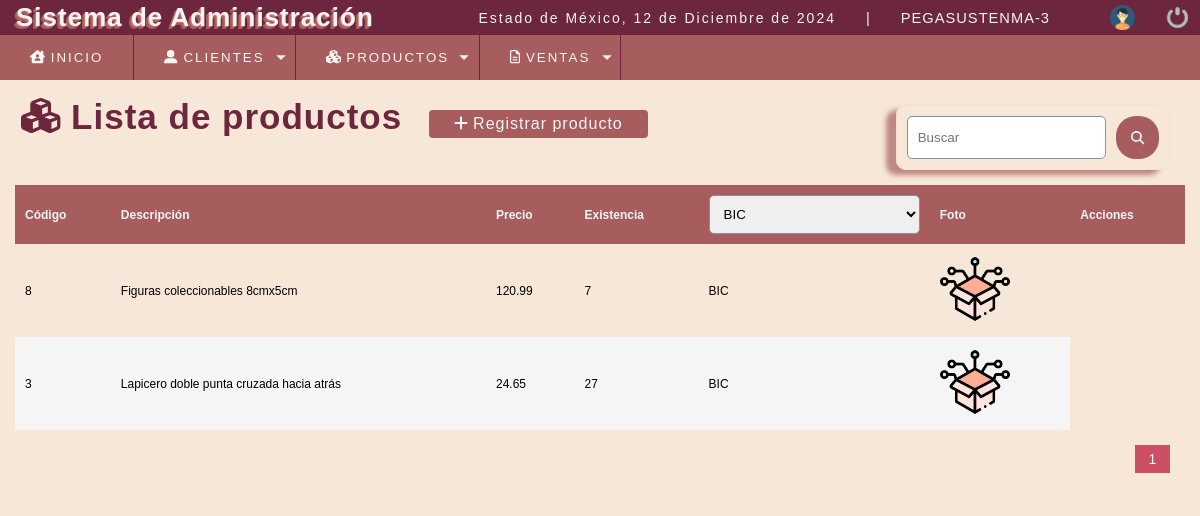
The page /sistema/buscar_productos.php?proveedor=1 (signed in) on the database its author committed.
### tables this page shows
CREATE TABLE `producto` (
  `codproducto` int(11) NOT NULL,
  `descripcion` varchar(100) DEFAULT NULL,
  `proveedor` int(11) DEFAULT NULL,
  `precio` decimal(10,2) DEFAULT NULL,
  `existencia` int(11) DEFAULT NULL,
  `foto` text DEFAULT NULL,
  `date_add` datetime NOT NULL DEFAULT current_timestamp(),
  `usuario_id` int(11) NOT NULL,
  `estatus` int(11) NOT NULL DEFAULT 1
);

CREATE TABLE `proveedor` (
  `codproveedor` int(11) NOT NULL,
  `proveedor` varchar(100) DEFAULT NULL,
  `contacto` varchar(100) DEFAULT NULL,
  `telefono` bigint(11) DEFAULT NULL,
  `direccion` text DEFAULT NULL,
  `date_add` datetime NOT NULL DEFAULT current_timestamp(),
  `usuario_id` int(11) NOT NULL,
  `estatus` int(11) NOT NULL DEFAULT 1
);

### sistema/buscar_productos.php (the view, shortened to what this page needs)
<?php
include '../con_nuevo.php';
?>
<!DOCTYPE html>
<html lang="en">
<head>
	<?php
	include "includes/scrips.php";
	?>
</head>
<body class="listas">
	<?php
		include "includes/header.php";
	?>
	<section id="container">
		<?php
		$busqueda='';
		if(!empty($_REQUEST['proveedor'])){
			$search_proveedor=$_REQUEST['proveedor'];
			$where="p.proveedor LIKE $search_proveedor AND p.estatus=1";
			$buscar='proveedor='.$search_proveedor;
		}
		?>
		<h1 class="Titulos"><i class="fas fa-cubes"></i> Lista de productos</h1>
		<a href="registro_producto.php" class="btn_new"><i class="fas fa-plus"></i> Registrar producto</a>
		<form action="buscar_productos.php" method="get" class="form_search">
			<input type="text" name="busqueda" id="busqueda" placeholder="Buscar" value="<?php echo $busqueda; ?>">
			<button type="submit" class="btn_search"><i class="fa-solid fa-magnifying-glass"></i></button>
		</form>
		<table>
			<tr>
				<th>Código</th>
				<th>Descripción</th>
				<th>Precio</th>
				<th>Existencia</th>
				<th>
					<?php
					$pro=0;
					if(!empty($_REQUEST['proveedor'])){
						$pro=$_REQUEST['proveedor'];
					}
	$query_proveedor = mysqli_query($connect, "SELECT codproveedor, proveedor FROM proveedor WHERE estatus=1 ORDER BY proveedor ASC");
	$result_proveedor = mysqli_num_rows($query_proveedor);
?>
<select name="proveedor" id="search_proveedor">
	<?php
		if ($result_proveedor > 0) {
			while ($proveedor = mysqli_fetch_array($query_proveedor)) {
				if($pro==$proveedor['codproveedor']){
				?>
				<option value="<?php echo $proveedor['codproveedor']; ?>" selected>
					<?php echo $proveedor['proveedor']; ?>
				</option>
				<?php
				}else{
			?>
			<option value="<?php echo $proveedor['codproveedor']; ?>">
					<?php echo $proveedor['proveedor']; ?>
				</option>
			<?php
				}
			}
		}
	?>
				</th>
				<th>Foto</th>
				<th>Acciones</th>
			</tr>
			<?php
			$sql_registe=mysqli_query($connect, "SELECT count(*)as total_registro FROM producto as p WHERE $where");
			$result_register=mysqli_fetch_array($sql_registe);
			$total_registro=$result_register['total_registro'];
			$por_pagina=5;
			if(empty($_GET['pagina'])){
				$pagina=1;
			}else{
				$pagina=$_GET['pagina'];
			}
			$desde=($pagina-1)*$por_pagina;
			$total_pagina=ceil($total_registro/$por_pagina);
				$query=mysqli_query($connect, "SELECT p.codproducto, p.descripcion, p.precio, p.existencia, pr.proveedor, p.foto FROM producto p INNER JOIN proveedor pr ON p.proveedor=pr.codproveedor WHERE $where ORDER BY p.codproducto DESC LIMIT $desde,$por_pagina");
				$result=mysqli_num_rows($query);
				if($result>0){
					while($data=mysqli_fetch_array($query)){
						if($data['foto']!='img_producto'){
							$foto='img/uploads/'.$data['foto'];
						}else{
							$foto='img/'.$data['foto'];
						}
						?>
						 <tr class="row<?php echo$data["codproducto"]; ?>">
							<td><?php echo $data['codproducto']?></td>
							<td><?php echo $data['descripcion']?></td>
							<td class="celPrecio"><?php echo $data['precio']?></td>
							<td class="celExistencia"><?php echo $data['existencia']?></td>
							<td><?php echo $data['proveedor']?></td>
							<td class="img_producto"><img src="<?php echo $foto; ?>" alt="<?php echo $data['descripcion']?>"></td>
						</tr>
							<?php
					}
				}
			?>
		</table>
		<?php
		if($total_pagina !=0){
		?>
		<div class="paginador">
			<ul>
<?php
		for($i=1; $i <= $total_pagina; $i++){
			if($i==$pagina){
				echo '<li class="pageSelected">'.$i.'</li>';
			}else{
				echo '<li><a href="?pagina='.$i.'&'.$buscar.'">'.$i.'</a></li>';
			}
}
?>
			</ul>
		</div>
	<?php } ?>
	</section>
</body>
</html>

### sistema/css/style.css (style rules this page uses)
* { margin: 0; padding: 0; box-sizing: border-box; }
body { background: #ededed; font-family: 'Montserrat', sans-serif; background-color: #FFC3A1; }
.listas { background-color: #F6E7D8; }
input, select , button { font-family: 'Montserrat', sans-serif; }
.Titulos { color: #6C263E; text-shadow: none; }
h1, h2, h3, h4, h5, h6 { font-weight: bold; letter-spacing: 1px; }
h1 { font-size: 26px; color: #F5F5F5; padding: 2px; padding-left: 6px; border-radius: 10px; text-shadow: -1px 1px #D3756B, -2px 2px #A75D5D, -3px 3px #A75D5D; }
a { text-decoration: none; letter-spacing: 1px; }
#container { padding: 90px 15px 15px; }
form { background: #F5F5F5; margin: auto; padding: 20px 50px; border: 1px solid #d1d1d1; border-radius: 10px; border-radius: 10px; box-shadow: -10px 5px 5px #a75d5db0; }
input , select { display: block; width: 100%; padding: 10px; border: 1px solid #85929e; border-radius: 5px; outline: none; }
#container h1 { font-size: 35px; display: inline-block; }
.btn_new { display: inline-block; background: #A75D5D; color: #F5F5F5; padding: 5px 25px; border-radius: 4px; margin: 20px; border: none; }
table { border-collapse: collapse; font-size: 12px; width: 100%; }
table th { text-align: left; padding: 10px; background: #A75D5D; color: #F5F5F5; }
table tr:nth-child(odd) { background: #F5F5F5; }
table td { padding: 10px; }
.paginador ul { padding: 15px; list-style: none; background: #F6E7D8; display: -webkit-flex; display: -moz-flex; display: -ms-flex; display: -o-flex; display: flex; justify-content: flex-end; }
.paginador a, .pageSelected { color: #CB5064; border: 1px solid #ddd; padding: 5px; display: inline-block; font-size: 14px; text-align: center; width: 35px; }
.pageSelected { color: #F5F5F5; background: #CB5064 ; border: 1px solid #CB5064; }
.paginador { background: #F5F5F5 ; }
.form_search { display: -webkit-flex; display: -moz-flex; display: -ms-flex; display: -o-flex; display: flex; float: right; background: initial; margin: 15px; padding: 10px; border-color: #f5dfc9; border-radius: 10px; }
.form_search .btn_search { background: #A75D5D; color: #F5F5F5; padding: 15px; border: 0; cursor: pointer; margin-left: 10px; display: -webkit-flex; display: -moz-flex; display: -ms-flex; display: -o-flex; display: flex; border-radius: 20px; }
.img_producto img { width: 70px; height: auto; margin: auto; }

### rows shown on the page
producto: codproducto "8", descripcion "Figuras coleccionables 8cmx5cm", precio "120.99", existencia "7", proveedor.proveedor "BIC", foto (picture)
producto: codproducto "3", descripcion "Lapicero doble punta cruzada hacia atrás", precio "24.65", existencia "27", proveedor.proveedor "BIC", foto (picture)

### other values the page prints
fechaC() "12 de Diciembre de 2024"
$_SESSION['user'] "PEGASUSTENMA"
$_SESSION['rol'] "3"
form field proveedor "BIC"
